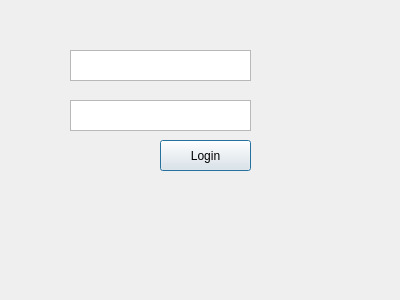
<?xml version="1.0" encoding="UTF-8"?>
<ui version="4.0">
 <class>Dialog</class>
 <widget class="QDialog" name="Dialog">
  <property name="geometry">
   <rect>
    <x>0</x>
    <y>0</y>
    <width>400</width>
    <height>300</height>
   </rect>
  </property>
  <property name="windowTitle">
   <string>Dialog</string>
  </property>
  <widget class="QTextEdit" name="idInput">
   <property name="geometry">
    <rect>
     <x>70</x>
     <y>50</y>
     <width>181</width>
     <height>31</height>
    </rect>
   </property>
  </widget>
  <widget class="QTextEdit" name="passwordInput">
   <property name="geometry">
    <rect>
     <x>70</x>
     <y>100</y>
     <width>181</width>
     <height>31</height>
    </rect>
   </property>
  </widget>
  <widget class="QPushButton" name="loginBtn">
   <property name="geometry">
    <rect>
     <x>160</x>
     <y>140</y>
     <width>91</width>
     <height>31</height>
    </rect>
   </property>
   <property name="text">
    <string>Login</string>
   </property>
  </widget>
 </widget>
 <resources/>
 <connections/>
</ui>
